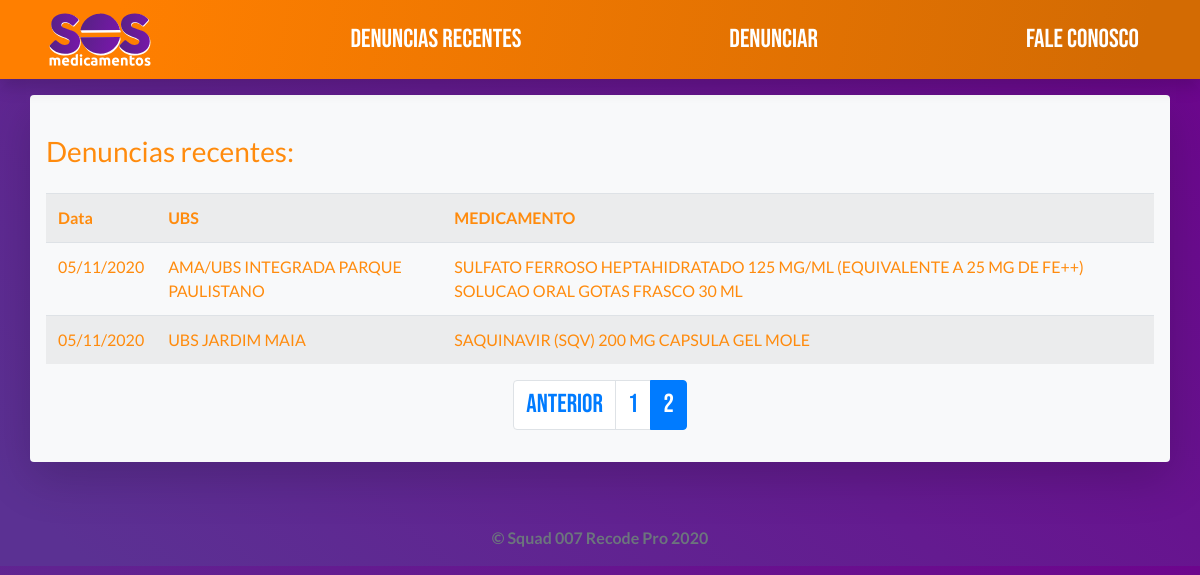
The page /lista_denuncias.php?pagina=2 on the database its author committed.
### tables this page shows
CREATE TABLE `denuncia` (
  `id` int NOT NULL AUTO_INCREMENT PRIMARY KEY,
  `email` varchar(100),
  `telefone` int,
  `ubs_id` int,
  `medicamento_id` varchar(20) NOT NULL,
  `comentario` varchar (1000),
  `data_ocorrencia` date,
  `data_denuncia` datetime DEFAULT NOW()
);

CREATE TABLE `ubs` (
  `id` int AUTO_INCREMENT PRIMARY KEY,
  `nomeUbs` varchar(150),
  `descricao` varchar(500),
  `telefone` varchar(30),
  `endereco` varchar(100),
  `bairro` varchar(100),
  `distrito` varchar(100),
  `zona` char(2),
  `cidade` varchar(150),
  `uf` char(2),
  `cep` varchar(20),
  `latitude` varchar(20),
  `longitude` varchar(20),
  `cadastrado_por_id` varchar(20),
  `data_cadastro` datetime DEFAULT NOW()
);

CREATE TABLE `medicamento` (
  `id` varchar(20) NOT NULL PRIMARY KEY,
  `nome` varchar(200) NOT NULL,
  `observacao` varchar(500),
  `cadastrado_por_id` varchar(20) NOT NULL,
  `data_cadastro` datetime DEFAULT NOW()
);

### lista_denuncias.php (the view, shortened to what this page needs)
<?php
$servername = "localhost";
$username = "root";
$password = "";
$database = "sosmedicamentos";
$conn = mysqli_connect($servername, $username, $password, $database);
$pag = (isset($_GET['pagina'])) ? $_GET['pagina'] : 1;
$busca = "SELECT * FROM denuncia INNER JOIN ubs ON denuncia.ubs_id = ubs.id INNER JOIN medicamento ON denuncia.medicamento_id = medicamento.id; ";
$todos = mysqli_query($conn, "$busca");
$registros = 5;
$tr = mysqli_num_rows($todos);
$tp = ceil($tr / $registros);
$inicio = ($registros * $pag) - $registros;
$buscaPaginada = "SELECT * FROM denuncia INNER JOIN ubs ON denuncia.ubs_id = ubs.id INNER JOIN medicamento ON denuncia.medicamento_id = medicamento.id LIMIT $inicio,$registros";
$registrosPaginados = mysqli_query($conn, "$buscaPaginada");
$anterior = $pag - 1;
?>
<!DOCTYPE html>
<html lang="pt-br">
<head>
</head>
<body>
  <main>
    <div class="container my-3 mb-5 p-3 bg-light rounded shadow-lg">
      <h3 class="mt-4 mb-4">Denuncias recentes:</h3>
      <table class="table table-striped">
        <tr>
          <th scope="col">Data</th>
          <th scope="col">UBS</th>
          <th scope="col">MEDICAMENTO</th>
        </tr>
        <tr>
          <?php
          if ($registrosPaginados->num_rows > 0) {
            while ($rows = $registrosPaginados->fetch_assoc()) {
          ?>
              <td><?php echo date('d/m/Y', strtotime($rows['data_denuncia'])); ?></td>
              <td><?php echo $rows['nomeUbs']; ?></td>
              <td><?php echo $rows['nome']; ?></td>
        </tr>
        <?php
            }
          } else {
            echo "Nenhuma denuncia feita ainda!!!";
          }
        ?>
      </table>
      <nav class="d-flex justify-content-center" aria-label="Page navigation">
        <ul class="pagination">
          <?php
          if ($pag > 1) {
          ?>
            <li class="page-item"><a class="page-link" href="?pagina=<?= $anterior; ?>">Anterior</a></li>
          <?php } ?>
          <?php
          for ($i = 1; $i <= $tp; $i++) {
            if ($pag == $i) {
              echo "<li class='page-item active'><a class='page-link' href='?pagina=$i'>$i</a></li>";
            } else {
              echo "<li class='page-item'><a class='page-link' href='?pagina=$i'>$i</a></li>";
            }
          }
          ?>
        </ul>
      </nav>
    </div>
  </main>
</body>
</html>

### lista_denuncias.php (style rules this page uses)
body { color: #ff8b0d; background: linear-gradient(223deg, rgb(109,5,141) 0%, rgb(91,49,147) 95%); }

### rows shown on the page
denuncia: data_denuncia "05/11/2020", ubs.nomeUbs "AMA/UBS INTEGRADA PARQUE PAULISTANO", medicamento.nome "SULFATO FERROSO HEPTAHIDRATADO 125 MG/ML (EQUIVALENTE A 25 MG DE FE++) SOLUCAO ORAL GOTAS FRASCO 30 ML"
denuncia: data_denuncia "05/11/2020", ubs.nomeUbs "UBS JARDIM MAIA", medicamento.nome "SAQUINAVIR (SQV) 200 MG CAPSULA GEL MOLE"
